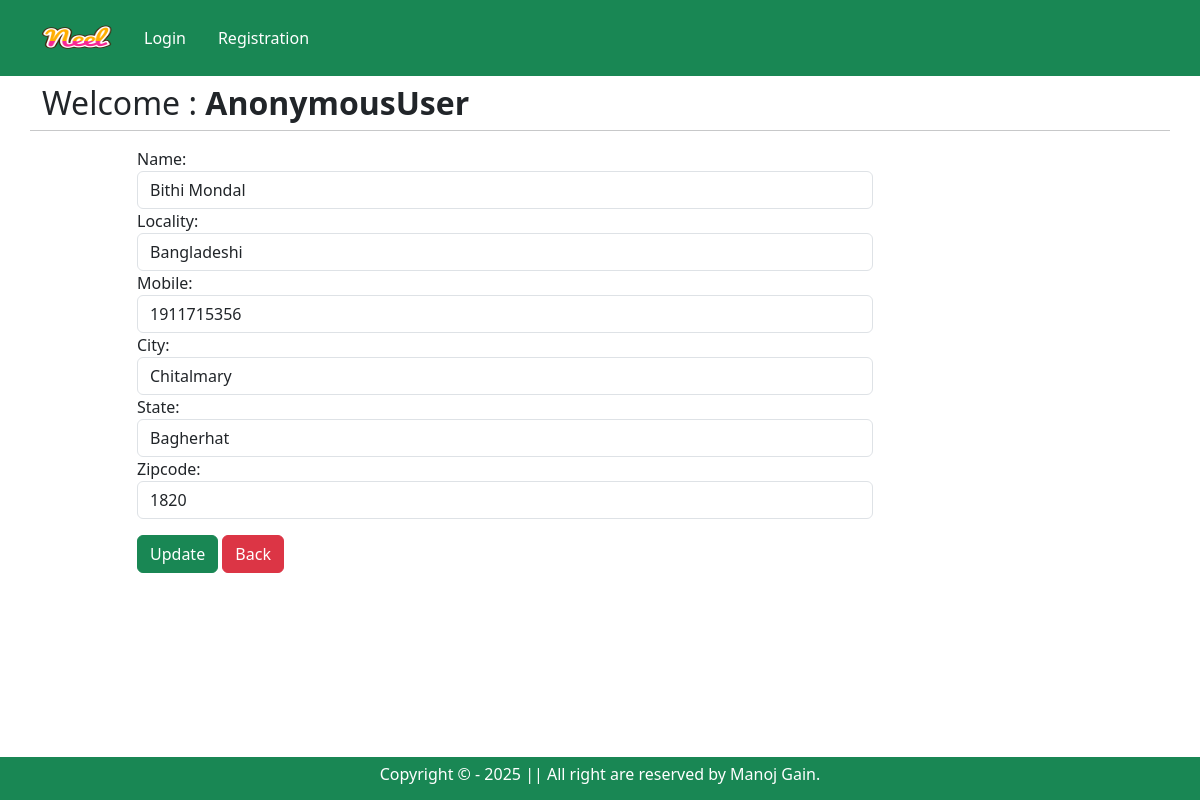
The app's page /updateAddress/1, older data.
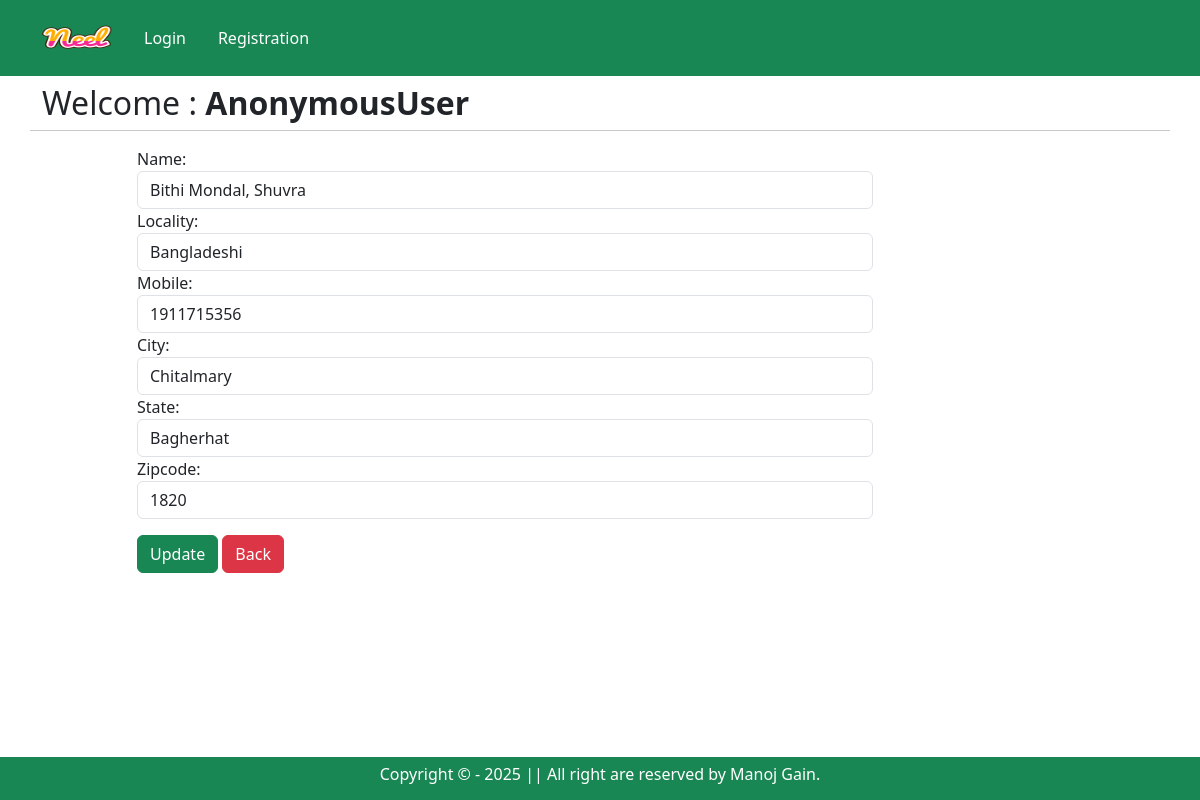
The same page, newer data.
### app/models.py (models this page shows, shortened)
class Customer(models.Model):
    STATE_CHOICES = (
        ('Dhaka' , 'Dhaka'),
        ('Chittragram' , 'Chittragram'),
        ('Khulna' , 'Khulna'),
        ('Barishal' , 'Barishal'),
        ('Jessore' , 'Jessore'),
        ('Rajshahi' , 'Rajshahi'),
        ('Sylhet' , 'Sylhet'),
        ('Gopalganj' , 'Gopalganj'),
        ('Faridpur' , 'Madaripur'),
        ('Madaripur' , 'Faridpur'),
        ('Bagherhat' , 'Bagherhat'),
        ('Kotalipara' , 'Kotalipara'),
    )
    user = models.ForeignKey(User, on_delete=models.CASCADE)
    name = models.CharField(max_length=200, blank=True, null=True)
    locality = models.CharField(max_length=200, blank=True, null=True)
    city = models.CharField(max_length=50, blank=True, null=True)
    mobile = models.IntegerField(default=0)
    zipcode = models.IntegerField()
    state = models.CharField(max_length=100, blank=True, null=True,choices=STATE_CHOICES)

### app/views.py (the view, shortened to what this page needs)
# urls.py: path('updateAddress/<int:pk>', views.UpdateAddress.as_view(), name='updateAddress'),
class UpdateAddress(View):
    def get(self,request,pk):
        add = Customer.objects.get(pk=pk)
        form = CustomerProfileForm(instance=add)
        return render(request,'app/updateAddress.html', locals())

### app/forms.py
class CustomerProfileForm(forms.ModelForm):
    class Meta:
        model = Customer
        fields = ['id','name','locality','mobile','city','state','zipcode']
        widgets = {
            'name' : forms.TextInput(attrs={"class": "form-control"}),
            'locality' : forms.TextInput(attrs={"class": "form-control"}),
            'city' : forms.TextInput(attrs={"class": "form-control"}),
            'mobile' : forms.NumberInput(attrs={"class": "form-control"}),
            'state' : forms.Select(attrs={"class": "form-control"}),
            'zipcode' : forms.NumberInput(attrs={"class": "form-control"}),
        }

### app/templates/app/updateAddress.html (shortened to what this page needs)
{% extends "app/base.html" %}
{% load static %}
{% block main_content %}
<div class="container py-2">
    <div class="row ">
        <h2> Welcome : <span class="text-capitalize fw-bold">{{request.user}}</span></h2>
        <hr>
        <div class="col-sm-8 offset-sm-1">
            <form action="" method="post">
                {% for fm in form %}
                    {{fm.label_tag}} {{fm}} <small class="text-danger">{{fm.errors|striptags}}</small>
                {%endfor%}
                <div class="col-12 mt-3">
                    <button type="submit" class='btn btn-success'>Update</button>
                    <a href="{% url 'address' %}" type='button' class='btn btn-danger'>Back</a>
                </div>
            </form>
        </div>
</div>
{% endblock main_content %}

Row changes from the older to the newer data that the page shows:
changed Customer "Bangladeshi": name "Bithi Mondal" → "Bithi Mondal, Shuvra"
